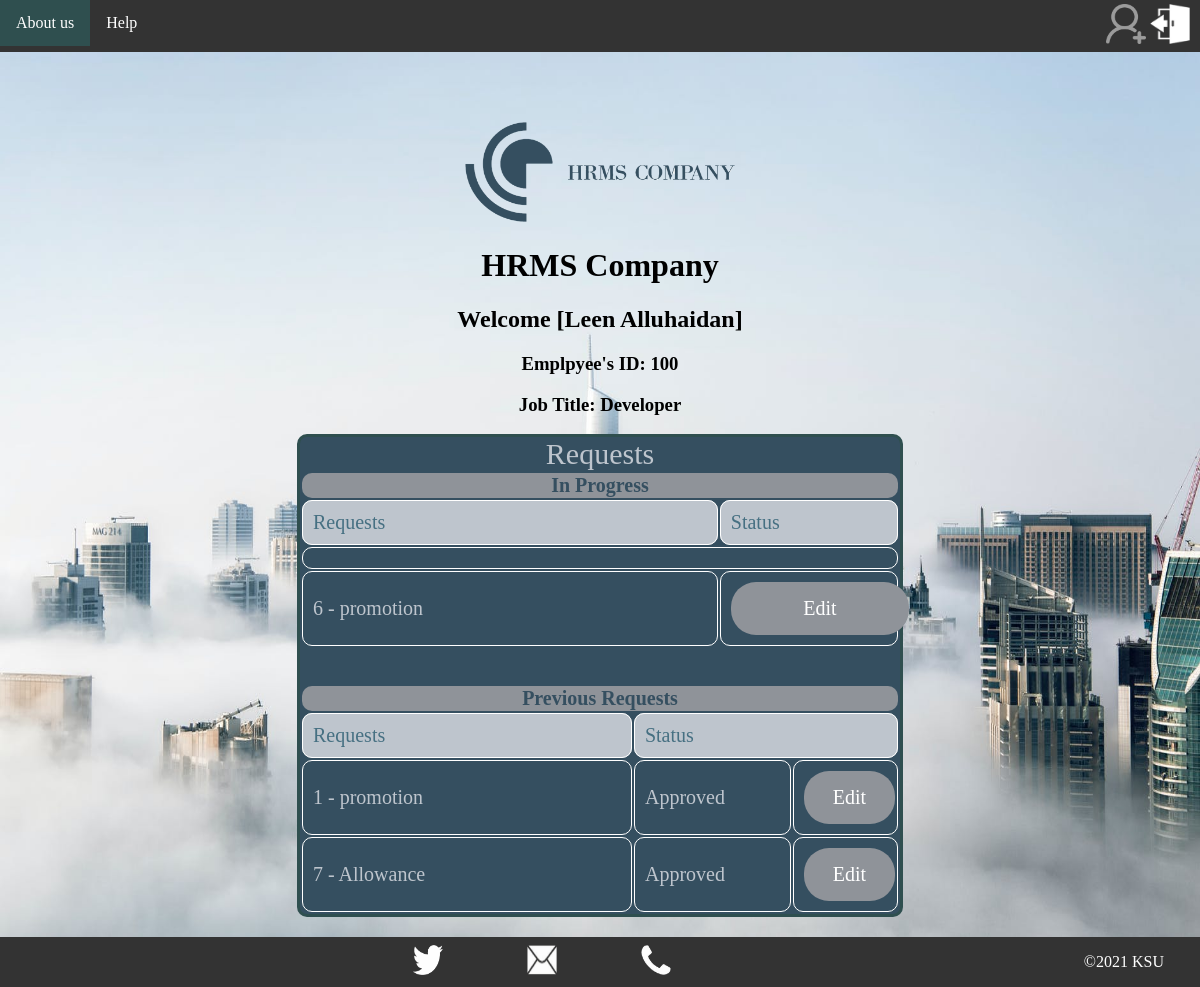
The page /EMP_page.php?emp_num=100 on the database its author committed.
### tables this page shows
CREATE TABLE `request` (
  `id` int(4) NOT NULL,
  `emp_id` int(4) NOT NULL,
  `service_id` int(4) NOT NULL,
  `description` text NOT NULL,
  `attachment1` varchar(128) NOT NULL,
  `attachment2` varchar(128) NOT NULL,
  `status` varchar(14) NOT NULL DEFAULT 'in_progress'
);

CREATE TABLE `service` (
  `id` int(4) NOT NULL,
  `type` varchar(50) NOT NULL
);

### EMP_page.php (the view, shortened to what this page needs)
<?php
include("DB.php");
$emp_name = $_SESSION['first_name'] . " " . $_SESSION['last_name'];
$Employee_number = $_SESSION['Employee_number'];
$job_title = $_SESSION['job_title'];
$emp_id = $_SESSION['id'];
?>
<!DOCTYPE html>
<html>
	<head>
		<link rel="stylesheet" href="StyleSheet.css ">
	</head>
	<body >
	    <header>
			<nav>
				<ul class="navb">
					<li><a href="aboutUS.php?role=Employee&emp_num=<?php echo $emp_id ?>"accesskey="a">About us</a></li>
                    <li><a href="help.php?role=Employee&emp_num=<?php echo $emp_id ?>" accesskey="q">Help</a> </li>
					<div class="logOut-add">
						<a href="addreq.php?emp_id=<?php echo $_SESSION['id'];?> "><img src="img/add req.png" alt="add request" width="40" height="40" ></a>
						<a href="logout.php" > <img src="img/logOut.png" alt="log out" width="40" height="40"></a>
                                        </div>
				</ul>
			</nav>
		</header>
		<main>
                    <a href="index.php"><img src="img/HRMS.png" alt="logo" width="270" height="100"></a><br>
			<h1>HRMS Company</h1>
			<h2>Welcome [<?php echo $emp_name; ?>]</h2>
			<h3>Emplpyee's ID: <?php echo $Employee_number; ?></h3>
			<h3>Job Title: <?php echo $job_title; ?></h3>
			<div class="add">
				<table class="t0">
					<caption>Requests</caption>
					<tr>
						<th class="z0" colspan="2">In Progress</th>
					</tr>
					<tr class="r2">
							<td>Requests</td>
							<td >Status</td>
						</tr>
<tr>
<td colspan="2">
	<?php
	$q1 = "SELECT * FROM request where emp_id='". $_SESSION['emp_num'] ."' and status='in_progress'";
	$r1 = mysqli_query($connection, $q1);
	$c1 = mysqli_num_rows($r1);
	if($c1==0) {
		echo "<p style='background-color:red; color:white;text-align:Center;'>No In Progress
 Requests</p>";
	} else {
		while($row1 = mysqli_fetch_array($r1)) {
	?>
		<tr><td class="p0">
                        <a href="reqinfo.php?request_id=<?php echo $row1['id'] ?>&role=Employee">
				<?php
					echo $row1['id'];
					echo " - ";
					$service_id = $row1['service_id'];
					 $q2 = "SELECT * FROM service where id=$service_id";
					$r2 = mysqli_query($connection, $q2);
					$row2 = mysqli_fetch_array($r2);
					echo $row2['type'];
				?>
			</a>
			</td>
			<td class="t3"><a href="edit.php?request_id=<?php echo $row1['id'] ?>">Edit</a></td>
		</tr>
	<?php
		}
	}
?>
</td>
</tr>
				</table>
				<br>
				<br>
				<div class="t1">
                                    <table class="t0">
						<tr>
							<th class="z0" colspan="3">Previous Requests	</th>
						</tr>
						<tr class="r2">
							<td>Requests</td>
							<td colspan="2">Status</td>
						</tr>
<?php
	  $q1 = "SELECT * FROM request where emp_id='$emp_id' and status<>'in_progress'";
	$r1 = mysqli_query($connection, $q1);
	$c1 = mysqli_num_rows($r1);
	if($c1==0) {
		echo "<p style='background-color:red; color:whit;text-align:Center;'>No Not In Progress
 Requests</p>";
	} else {
		while($row1 = mysqli_fetch_array($r1)) {
	?>
		<tr>
			<td class="p0">
			<a href="reqinfo.php?request_id=<?php echo $row1['id'] ?>&role=Employee">
				<?php
					echo $row1['id'];
					echo " - ";
					$service_id = $row1['service_id'];
					 $q2 = "SELECT * FROM service where id=$service_id";
					$r2 = mysqli_query($connection, $q2);
					$row2 = mysqli_fetch_array($r2);
					echo $row2['type'];
				?>
			</a>
			</td>
			<td class="a1">
					<?php
					if( $row1['status'] == "in_progress") {
						echo 'In progress';
					} else if( $row1['status'] == 'Approve') {
						echo 'Approved';
					} elseif( $row1['status'] == 'Decline') {
						echo 'Declined';
					}
					?>
				</td>
			<td class="t5"><a href="edit.php?request_id=<?php echo $row1['id'] ?>">Edit</a></td>
		</tr>
	<?php
		}
	}
?>
					</table>
				</div>
			</div>
         </main>
		<footer>
			<img src="img/twitter.png" alt="Twitter" width="30" height="30" onclick="twitter()">
			<img src="img/email.png" alt="Email" width="30" height="30" onclick="email()">
			<img src="img/call.png" alt="phoneNumber" width="30" height="30" onclick="phone()">
			<aside><P>&copy;2021 KSU</P></aside>
		</footer>
	</body>
</html>

### StyleSheet.css (style rules this page uses)
html { background-image: url("img/3.jpeg"); background-attachment: fixed; background-repeat: no-repeat; background-size: 100% 100%; font-family:"Times New Roman", Times, serif; }
body { margin: 0; }
main { padding: 70px 0; text-align: center; }
header { background-color: #333; width : 100% ; height: auto; }
header nav , ul { list-style-type: none; margin: 0; padding: 0; overflow: hidden; width:100%; }
li { float: left; }
.navb li a { display: inline-block; color: white; text-align: center; padding: 14px 16px; text-decoration: none; }
footer { background-color: #333; position: fixed; left: 0; bottom: 0; width: 100%; background-attachment: fixed; text-align: center; transition: bottom 0.1s; }
footer img { padding:8px 40px; }
footer aside { margin-right:3%; float:right; bottom: 2px; right: 16px; color: white; }
.logOut-add { text-align: right; padding:4px 10px; }
.add { border-style:solid; border-color:#2F4F4F; background-color:#354F60 ; border-radius: 10px; width: 50%; margin:auto; }
.t0 { width: 100%; margin:auto; }
caption { color:#BEC5CD; font-size: 30px; font-family:'Times New Roman', Times, serif ; font-family: bold; }
td { text-align: left; padding: 10px; }
th { text-align: center; background-color:#8f9399; color :#354F60; border-radius: 10px; }
td { width:70%; border: 1px solid white ; border-radius: 10px; font-size:20px; }
.r2, .l1 { background-color: #BEC5CD; color: #467082; }
.t3 a:link, a:visited { border-radius: 25px; background-color:#8f9399; color: white; padding: 15px 50px; text-align: center; text-decoration: none; display: inline-block; width:50%; }
.t5 a:link, a:visited { border-radius: 25px; background-color:#8f9399; color: white; padding: 15px 25px; text-align: center; text-decoration: none; display: inline-block; width:50%; }
.p0 a:link { color:#BEC5CD; background-color: transparent; text-decoration: none; }
.a1 { color:#BEC5CD; }
.z0 , .l1 { font-size: 20px; }

### rows shown on the page
request: id "6", service.type "promotion"
request: id "1", service.type "promotion", status "Approved"
request: id "7", service.type "Allowance", status "Approved"

### other values the page prints
$emp_name "Leen Alluhaidan"
$Employee_number "100"
$job_title "Developer"
